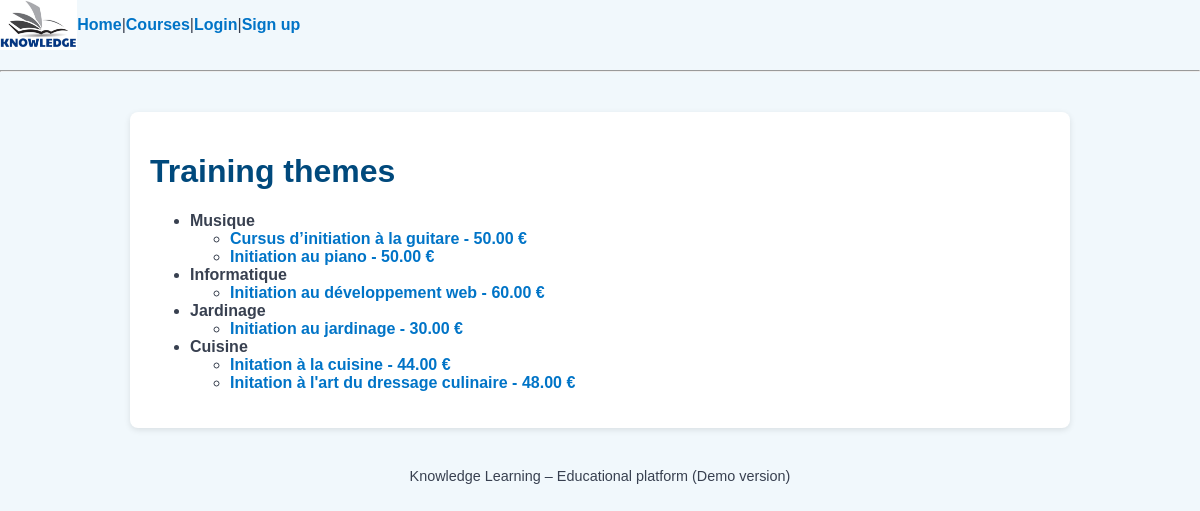
Page /courses/ on the committed database.
### courses/models.py (models this page shows, shortened)
class Theme(models.Model):
    title = models.CharField(max_length=100)
    description = models.TextField()
    created_at = models.DateTimeField(auto_now_add=True)
    updated_at = models.DateTimeField(auto_now=True)
    created_by = models.ForeignKey(
        User, null=True, blank=True,
        on_delete=models.SET_NULL,
        related_name='themes_created'
    )
    updated_by = models.ForeignKey(
        User, null=True, blank=True,
        on_delete=models.SET_NULL,
        related_name='themes_updated'
    )

class Course(models.Model):
    theme = models.ForeignKey(
        Theme,
        on_delete=models.CASCADE,
        related_name='courses'
    )
    title = models.CharField(max_length=150)
    description = models.TextField()
    price = models.DecimalField(max_digits=6, decimal_places=2)
    created_at = models.DateTimeField(auto_now_add=True)
    updated_at = models.DateTimeField(auto_now=True)
    created_by = models.ForeignKey(
        User, null=True, blank=True,
        on_delete=models.SET_NULL,
        related_name='courses_created'
    )
    updated_by = models.ForeignKey(
        User, null=True, blank=True,
        on_delete=models.SET_NULL,
        related_name='courses_updated'
    )

### courses/views.py (the view)
# urls.py: path('', theme_list, name='theme_list'),
def theme_list(request):
    themes = Theme.objects.all()
    return render(request, 'courses/theme_list.html', {'themes': themes})

### courses/templates/courses/theme_list.html
{% extends "base.html" %}
{% block content %}
<h1>Training themes</h1>
<ul>
{% for theme in themes %}
    <li>
        <strong>{{ theme.title }}</strong>
        <ul>
        {% for course in theme.courses.all %}
            <li>
                <a href="/courses/course/{{ course.id }}/">
                    {{ course.title }} - {{ course.price }} €
                </a>
            </li>
        {% endfor %}
        </ul>
    </li>
{% endfor %}
</ul>
{% endblock %}

### static/css/style.css (style rules this page uses)
body { font-family: "Comic Sans MS", Arial, sans-serif; background-color: #f1f8fc; color: #384050; margin: 0; padding: 0; }
h1, h2, h3 { color: #00497c; }
a { color: #0074c7; text-decoration: none; font-weight: bold; }

### rows in the picture
Theme: title "Musique"
Course: title "Cursus d’initiation à la guitare", price "50.00"
Course: title "Initiation au piano", price "50.00"
Theme: title "Informatique"
Course: title "Initiation au développement web", price "60.00"
Theme: title "Jardinage"
Course: title "Initiation au jardinage", price "30.00"
Theme: title "Cuisine"
Course: title "Initation à la cuisine", price "44.00"
Course: title "Initation à l'art du dressage culinaire", price "48.00"
